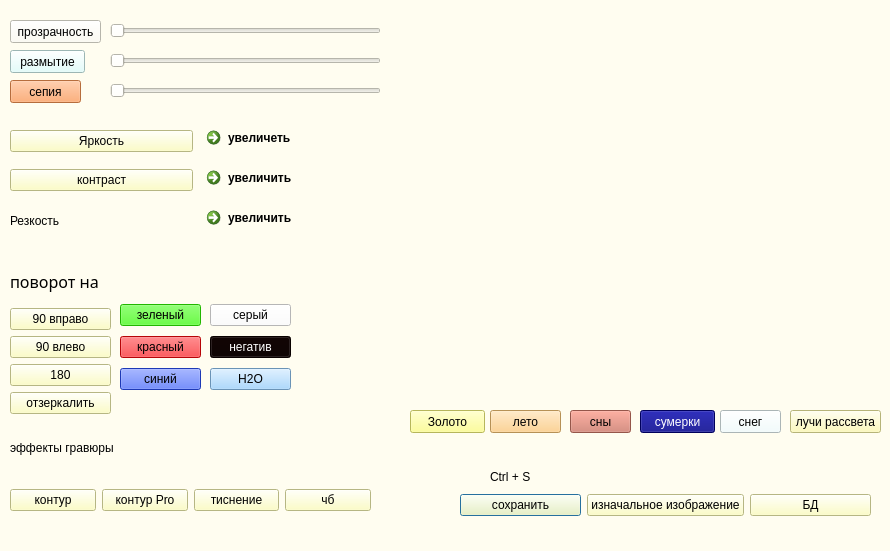
<?xml version="1.0" encoding="UTF-8"?>
<ui version="4.0">
 <class>Dialog</class>
 <widget class="QDialog" name="Dialog">
  <property name="geometry">
   <rect>
    <x>0</x>
    <y>0</y>
    <width>890</width>
    <height>551</height>
   </rect>
  </property>
  <property name="windowTitle">
   <string>Dialog</string>
  </property>
  <property name="styleSheet">
   <string notr="true">background-color: rgb(255, 253, 240);</string>
  </property>
  <widget class="QWidget" name="horizontalLayoutWidget">
   <property name="geometry">
    <rect>
     <x>460</x>
     <y>490</y>
     <width>411</width>
     <height>31</height>
    </rect>
   </property>
   <layout class="QHBoxLayout" name="horizontalLayout">
    <item>
     <widget class="QPushButton" name="pushButton_9">
      <property name="styleSheet">
       <string notr="true">background-color: rgb(255, 255, 184);
font: 75 8pt &quot;Segoe Print&quot;;</string>
      </property>
      <property name="text">
       <string>сохранить</string>
      </property>
     </widget>
    </item>
    <item>
     <widget class="QPushButton" name="pushBu_orig">
      <property name="styleSheet">
       <string notr="true">background-color: rgb(255, 255, 184);
font: 75 8pt &quot;Segoe Print&quot;;</string>
      </property>
      <property name="text">
       <string>изначальное изображение</string>
      </property>
     </widget>
    </item>
    <item>
     <widget class="QPushButton" name="push_bd">
      <property name="styleSheet">
       <string notr="true">background-color: rgb(255, 255, 184);
font: 75 8pt &quot;Segoe Print&quot;;</string>
      </property>
      <property name="text">
       <string>БД</string>
      </property>
     </widget>
    </item>
   </layout>
  </widget>
  <widget class="QWidget" name="verticalLayoutWidget">
   <property name="geometry">
    <rect>
     <x>10</x>
     <y>260</y>
     <width>101</width>
     <height>154</height>
    </rect>
   </property>
   <layout class="QVBoxLayout" name="verticalLayout">
    <item>
     <widget class="QLabel" name="povorot">
      <property name="font">
       <font>
        <family>Segoe Print</family>
        <pointsize>12</pointsize>
        <weight>9</weight>
        <italic>false</italic>
        <bold>false</bold>
       </font>
      </property>
      <property name="layoutDirection">
       <enum>Qt::RightToLeft</enum>
      </property>
      <property name="styleSheet">
       <string notr="true">font: 75 12pt &quot;Segoe Print&quot;;</string>
      </property>
      <property name="text">
       <string>поворот на</string>
      </property>
     </widget>
    </item>
    <item>
     <widget class="QPushButton" name="pravod">
      <property name="styleSheet">
       <string notr="true">background-color: rgb(255, 255, 184);</string>
      </property>
      <property name="text">
       <string>90 вправо</string>
      </property>
     </widget>
    </item>
    <item>
     <widget class="QPushButton" name="levod">
      <property name="styleSheet">
       <string notr="true">background-color: rgb(255, 255, 184);</string>
      </property>
      <property name="text">
       <string>90 влево</string>
      </property>
     </widget>
    </item>
    <item>
     <widget class="QPushButton" name="pravos">
      <property name="styleSheet">
       <string notr="true">background-color: rgb(255, 255, 184);</string>
      </property>
      <property name="text">
       <string>180</string>
      </property>
     </widget>
    </item>
    <item>
     <widget class="QPushButton" name="zerc">
      <property name="styleSheet">
       <string notr="true">background-color: rgb(255, 255, 184);
font: 75 8pt &quot;Segoe Print&quot;;</string>
      </property>
      <property name="text">
       <string>отзеркалить</string>
      </property>
     </widget>
    </item>
   </layout>
  </widget>
  <widget class="QLabel" name="izobr">
   <property name="geometry">
    <rect>
     <x>460</x>
     <y>30</y>
     <width>401</width>
     <height>331</height>
    </rect>
   </property>
   <property name="text">
    <string/>
   </property>
  </widget>
  <widget class="QWidget" name="gridLayoutWidget">
   <property name="geometry">
    <rect>
     <x>120</x>
     <y>300</y>
     <width>81</width>
     <height>95</height>
    </rect>
   </property>
   <layout class="QGridLayout" name="gridLayout">
    <item row="3" column="0">
     <widget class="QPushButton" name="blue">
      <property name="styleSheet">
       <string notr="true">background-color: rgb(41, 80, 255);
font: 75 8pt &quot;Segoe Print&quot;;
</string>
      </property>
      <property name="text">
       <string>синий</string>
      </property>
     </widget>
    </item>
    <item row="1" column="0">
     <widget class="QPushButton" name="pushButton_red">
      <property name="styleSheet">
       <string notr="true">background-color: rgb(255, 6, 10);
font: 75 8pt &quot;Segoe Print&quot;;</string>
      </property>
      <property name="text">
       <string>красный</string>
      </property>
     </widget>
    </item>
    <item row="0" column="0">
     <widget class="QPushButton" name="green">
      <property name="styleSheet">
       <string notr="true">background-color: rgb(47, 255, 0);
font: 75 8pt &quot;Segoe Print&quot;;</string>
      </property>
      <property name="text">
       <string>зеленый</string>
      </property>
     </widget>
    </item>
   </layout>
  </widget>
  <widget class="QWidget" name="horizontalLayoutWidget_2">
   <property name="geometry">
    <rect>
     <x>10</x>
     <y>120</y>
     <width>371</width>
     <height>43</height>
    </rect>
   </property>
   <layout class="QHBoxLayout" name="horizontalLayout_3">
    <item>
     <widget class="QPushButton" name="yarkost">
      <property name="styleSheet">
       <string notr="true">background-color: rgb(255, 255, 184);
font: 75 8pt &quot;Segoe Print&quot;;</string>
      </property>
      <property name="text">
       <string>Яркость</string>
      </property>
     </widget>
    </item>
    <item>
     <widget class="QCommandLinkButton" name="comBY_yvel">
      <property name="styleSheet">
       <string notr="true">font: 75 8pt &quot;Segoe Print&quot;;</string>
      </property>
      <property name="text">
       <string>увеличеть</string>
      </property>
     </widget>
    </item>
   </layout>
  </widget>
  <widget class="QWidget" name="horizontalLayoutWidget_3">
   <property name="geometry">
    <rect>
     <x>10</x>
     <y>160</y>
     <width>371</width>
     <height>41</height>
    </rect>
   </property>
   <layout class="QHBoxLayout" name="horizontalLayout_4">
    <item>
     <widget class="QPushButton" name="contrast">
      <property name="styleSheet">
       <string notr="true">background-color: rgb(255, 255, 184);
font: 75 8pt &quot;Segoe Print&quot;;</string>
      </property>
      <property name="text">
       <string>контраст</string>
      </property>
     </widget>
    </item>
    <item>
     <widget class="QCommandLinkButton" name="contr_yvelich">
      <property name="styleSheet">
       <string notr="true">font: 75 8pt &quot;Segoe Print&quot;;</string>
      </property>
      <property name="text">
       <string>увеличить</string>
      </property>
     </widget>
    </item>
   </layout>
  </widget>
  <widget class="QWidget" name="verticalLayoutWidget_2">
   <property name="geometry">
    <rect>
     <x>210</x>
     <y>300</y>
     <width>81</width>
     <height>95</height>
    </rect>
   </property>
   <layout class="QVBoxLayout" name="verticalLayout_2">
    <item>
     <widget class="QPushButton" name="hb">
      <property name="styleSheet">
       <string notr="true">background-color: rgb(255, 255, 255);
font: 75 8pt &quot;Segoe Print&quot;;</string>
      </property>
      <property name="text">
       <string>серый</string>
      </property>
     </widget>
    </item>
    <item>
     <widget class="QPushButton" name="negative">
      <property name="styleSheet">
       <string notr="true">background-color: rgb(12, 1, 0);
color: rgb(255, 255, 255);
font: 75 8pt &quot;Segoe Print&quot;;</string>
      </property>
      <property name="text">
       <string>негатив</string>
      </property>
     </widget>
    </item>
    <item>
     <widget class="QPushButton" name="b_H2O">
      <property name="styleSheet">
       <string notr="true">background-color: rgb(149, 206, 255);
font: 75 8pt &quot;Segoe Print&quot;;</string>
      </property>
      <property name="text">
       <string>H2O</string>
      </property>
     </widget>
    </item>
   </layout>
  </widget>
  <widget class="QSlider" name="horizontalSlider_2">
   <property name="geometry">
    <rect>
     <x>110</x>
     <y>50</y>
     <width>271</width>
     <height>22</height>
    </rect>
   </property>
   <property name="orientation">
    <enum>Qt::Horizontal</enum>
   </property>
  </widget>
  <widget class="QPushButton" name="razmutie">
   <property name="geometry">
    <rect>
     <x>10</x>
     <y>50</y>
     <width>75</width>
     <height>23</height>
    </rect>
   </property>
   <property name="styleSheet">
    <string notr="true">background-color: rgb(219, 255, 252);
font: 75 8pt &quot;Segoe Print&quot;;</string>
   </property>
   <property name="text">
    <string>размытие</string>
   </property>
  </widget>
  <widget class="QPushButton" name="prozrachnost">
   <property name="geometry">
    <rect>
     <x>10</x>
     <y>20</y>
     <width>91</width>
     <height>23</height>
    </rect>
   </property>
   <property name="styleSheet">
    <string notr="true">font: 75 8pt &quot;Segoe Print&quot;;</string>
   </property>
   <property name="text">
    <string>прозрачность</string>
   </property>
  </widget>
  <widget class="QSlider" name="horizontalSlider_3">
   <property name="geometry">
    <rect>
     <x>110</x>
     <y>20</y>
     <width>271</width>
     <height>22</height>
    </rect>
   </property>
   <property name="orientation">
    <enum>Qt::Horizontal</enum>
   </property>
  </widget>
  <widget class="QLabel" name="label_4">
   <property name="geometry">
    <rect>
     <x>10</x>
     <y>440</y>
     <width>291</width>
     <height>16</height>
    </rect>
   </property>
   <property name="styleSheet">
    <string notr="true">
font: 75 11pt &quot;Segoe Print&quot;;</string>
   </property>
   <property name="text">
    <string>эффекты гравюры</string>
   </property>
  </widget>
  <widget class="QWidget" name="gridLayoutWidget_2">
   <property name="geometry">
    <rect>
     <x>10</x>
     <y>470</y>
     <width>361</width>
     <height>61</height>
    </rect>
   </property>
   <layout class="QGridLayout" name="gridLayout_2">
    <item row="0" column="0">
     <widget class="QPushButton" name="but_contur">
      <property name="styleSheet">
       <string notr="true">background-color: rgb(255, 255, 184);
font: 75 8pt &quot;Segoe Print&quot;;</string>
      </property>
      <property name="text">
       <string>контур</string>
      </property>
     </widget>
    </item>
    <item row="0" column="1">
     <widget class="QPushButton" name="but_contur1">
      <property name="styleSheet">
       <string notr="true">background-color: rgb(255, 255, 184);
font: 75 8pt &quot;Segoe Print&quot;;</string>
      </property>
      <property name="text">
       <string>контур Pro</string>
      </property>
     </widget>
    </item>
    <item row="0" column="2">
     <widget class="QPushButton" name="but_contur2">
      <property name="styleSheet">
       <string notr="true">background-color: rgb(255, 255, 184);
font: 75 8pt &quot;Segoe Print&quot;;</string>
      </property>
      <property name="text">
       <string>тиснение</string>
      </property>
     </widget>
    </item>
    <item row="0" column="3">
     <widget class="QPushButton" name="but_contur3">
      <property name="styleSheet">
       <string notr="true">background-color: rgb(255, 255, 184);
font: 75 8pt &quot;Segoe Print&quot;;</string>
      </property>
      <property name="text">
       <string>чб</string>
      </property>
     </widget>
    </item>
   </layout>
  </widget>
  <widget class="QPushButton" name="sepeia">
   <property name="geometry">
    <rect>
     <x>10</x>
     <y>80</y>
     <width>71</width>
     <height>23</height>
    </rect>
   </property>
   <property name="styleSheet">
    <string notr="true">background-color: rgb(255, 153, 85);
font: 75 8pt &quot;Segoe Print&quot;;</string>
   </property>
   <property name="text">
    <string>сепия</string>
   </property>
  </widget>
  <widget class="QSlider" name="horizontalSlider_4">
   <property name="geometry">
    <rect>
     <x>110</x>
     <y>80</y>
     <width>271</width>
     <height>22</height>
    </rect>
   </property>
   <property name="orientation">
    <enum>Qt::Horizontal</enum>
   </property>
  </widget>
  <widget class="QWidget" name="horizontalLayoutWidget_4">
   <property name="geometry">
    <rect>
     <x>10</x>
     <y>200</y>
     <width>371</width>
     <height>41</height>
    </rect>
   </property>
   <layout class="QHBoxLayout" name="horizontalLayout_5">
    <item>
     <widget class="QLabel" name="label">
      <property name="styleSheet">
       <string notr="true">background-color: rgb(255, 253, 240);

font: 75 11pt &quot;Segoe Print&quot;;</string>
      </property>
      <property name="text">
       <string>Резкость</string>
      </property>
     </widget>
    </item>
    <item>
     <widget class="QCommandLinkButton" name="recz_yvel">
      <property name="styleSheet">
       <string notr="true">font: 75 8pt &quot;Segoe Print&quot;;</string>
      </property>
      <property name="text">
       <string>увеличить</string>
      </property>
     </widget>
    </item>
   </layout>
  </widget>
  <widget class="QPushButton" name="but_lychi">
   <property name="geometry">
    <rect>
     <x>790</x>
     <y>410</y>
     <width>91</width>
     <height>23</height>
    </rect>
   </property>
   <property name="styleSheet">
    <string notr="true">background-color: rgb(255, 244, 124);
background-color: rgb(255, 252, 170);
font: 75 8pt &quot;Segoe Print&quot;;</string>
   </property>
   <property name="text">
    <string>лучи рассвета</string>
   </property>
  </widget>
  <widget class="QLabel" name="label_6">
   <property name="geometry">
    <rect>
     <x>490</x>
     <y>470</y>
     <width>47</width>
     <height>13</height>
    </rect>
   </property>
   <property name="styleSheet">
    <string notr="true">font: 75 7pt &quot;Segoe Print&quot;;</string>
   </property>
   <property name="text">
    <string>Ctrl + S</string>
   </property>
  </widget>
  <widget class="QPushButton" name="but_snow">
   <property name="geometry">
    <rect>
     <x>720</x>
     <y>410</y>
     <width>61</width>
     <height>23</height>
    </rect>
   </property>
   <property name="styleSheet">
    <string notr="true">background-color: rgb(240, 254, 255);
font: 75 8pt &quot;Segoe Print&quot;;</string>
   </property>
   <property name="text">
    <string>снег</string>
   </property>
  </widget>
  <widget class="QPushButton" name="b_night">
   <property name="geometry">
    <rect>
     <x>640</x>
     <y>410</y>
     <width>75</width>
     <height>23</height>
    </rect>
   </property>
   <property name="styleSheet">
    <string notr="true">color: rgb(255, 255, 255);
background-color: rgb(0, 0, 127);
font: 75 8pt &quot;Segoe Print&quot;;</string>
   </property>
   <property name="text">
    <string>сумерки</string>
   </property>
  </widget>
  <widget class="QPushButton" name="b_summer">
   <property name="geometry">
    <rect>
     <x>490</x>
     <y>410</y>
     <width>71</width>
     <height>23</height>
    </rect>
   </property>
   <property name="styleSheet">
    <string notr="true">font: 75 8pt &quot;Segoe Print&quot;;
background-color: rgb(255, 203, 120);</string>
   </property>
   <property name="text">
    <string>лето</string>
   </property>
  </widget>
  <widget class="QPushButton" name="b_gold">
   <property name="geometry">
    <rect>
     <x>410</x>
     <y>410</y>
     <width>75</width>
     <height>23</height>
    </rect>
   </property>
   <property name="styleSheet">
    <string notr="true">background-color: rgb(255, 255, 127);
font: 75 8pt &quot;Segoe Print&quot;;</string>
   </property>
   <property name="text">
    <string>Золото</string>
   </property>
  </widget>
  <widget class="QPushButton" name="b_dreems">
   <property name="geometry">
    <rect>
     <x>570</x>
     <y>410</y>
     <width>61</width>
     <height>23</height>
    </rect>
   </property>
   <property name="styleSheet">
    <string notr="true">background-color: rgb(208, 120, 104);
font: 75 8pt &quot;Segoe Print&quot;;</string>
   </property>
   <property name="text">
    <string>сны</string>
   </property>
  </widget>
 </widget>
 <resources/>
 <connections/>
</ui>
